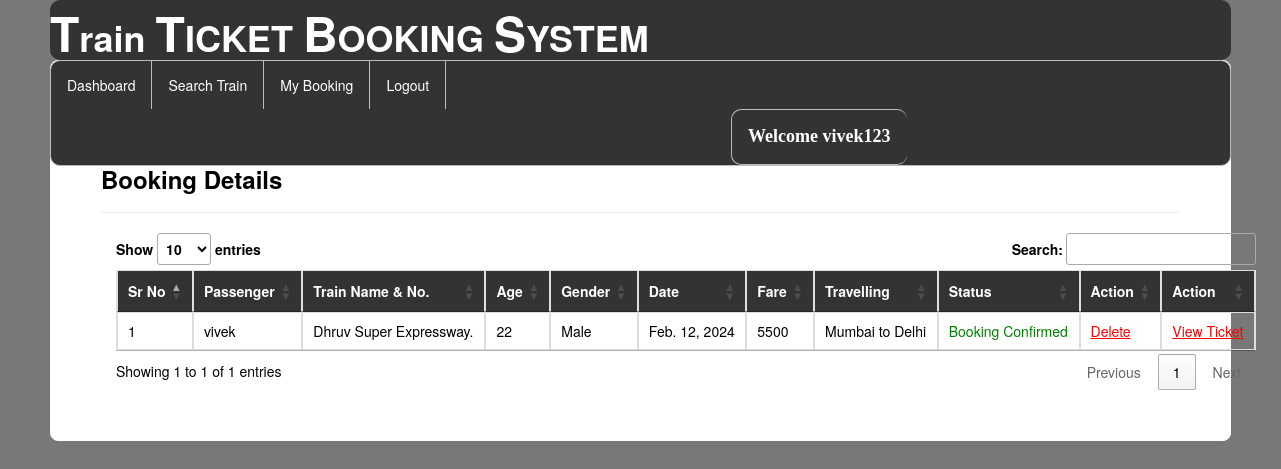
/my_booking/ (signed in), run on the app's committed database.
### railway/models.py (models this page shows, shortened)
class Passenger(models.Model):
    user = models.ForeignKey(Register,on_delete=models.CASCADE,null=True)
    train = models.ForeignKey(Add_Train,on_delete=models.CASCADE,null=True)
    name = models.CharField(max_length=100,null=True)
    age = models.IntegerField(null=True)
    gender = models.CharField(max_length=30,null=True)
    route=models.CharField(max_length=100,null=True)
    status = models.CharField(max_length=30,null=True)
    date1 = models.DateField(null=True)
    fare = models.IntegerField(null=True)

class Add_Train(models.Model):
    trainname = models.CharField(max_length=30,null=True)
    train_no = models.IntegerField(null=True)
    from_city = models.CharField(max_length=30,null=True)
    to_city = models.CharField(max_length=30,null=True)
    departuretime=models.CharField(max_length=30,null=True)
    arrivaltime=models.CharField(max_length=30,null=True)
    trevaltime=models.CharField(max_length=100,null=True)
    distance=models.IntegerField(null=True)
    img=models.FileField(null=True)

### railway/views.py (the view)
# urls.py: path('my_booking/',my_booking,name="my_booking"),
def my_booking(request):
    if not request.user.is_authenticated:
        return redirect('login')
    user2 = User.objects.filter(username=request.user.username).get()
    user1 = Register.objects.filter(user=user2).get()
    pro = Passenger.objects.filter(user=user1)
    book = Book_ticket.objects.filter(user=user1)
    d = {'user':user1,'pro':pro,'book':book}
    return render(request,'my_booking.html',d)

### railway/templates/my_booking.html (shortened to what this page needs)
{% extends 'navigation2.html' %}
{% load static %}
{% block b %}
<div style="color:Black;border:1px solid white;border-radius:8px;background-color:white;padding:50px">
        <h3><strong>Booking Details</strong></h3><hr>
<div class="container">
<table class="table table-bordered" id="myTable">
  <thead style="color:white;background-color:#333">
  <tr>
    <th>Sr No</th>
    <th>Passenger</th>
      <th>Train Name & No.</th>
      <th>Age</th>
    <th>Gender</th>
    <th>Date</th>
       <th>Fare</th>
       <th>Travelling</th>
       <th>Status</th>
    <th>Action</th>
     <th>Action</th>
  </tr>
  </thead>
   <tbody>
    {% for i in pro %}
  <tr>
    <td>{{forloop.counter}}</td>
    <td>{{i.name}}</td>
    <td>{{i.train.trainname}}. {{i.train.tran_no}}</td>
      <td>{{i.age}}</td>
      <td>{{i.gender}}</td>
      <td>{{i.date1}}</td>
      <td>{{i.fare}}</td>
      <td>{{i.route}}</td>
      {% if i.status == 'set' %}
      <td style="color:green">Booking Confirmed</td>
      {% else %}
      <td style="color:red">No Transaction</td>
      {% endif %}
    <td><a href="{% url 'delte_my_booking' i.id %}" style="color:red"><u>Delete</u></a>
    <td><a href="{% url 'view_ticket' i.id %}" style="color:red"><u>View&nbsp;Ticket</u></a>
    </td>
  </tr>
    {% endfor %}
    </tbody>
</table>
 </div>
</div>
{% endblock %}

### railway/templates/navigation2.html (shortened to what this page needs)
{% extends 'head.html' %}
{% load static %}
{% block body %}
<link rel = stylesheet href = "//cdn.datatables.net/1.10.19/css/jquery.dataTables.min.css">
<ul class="id2">
  <li class="id1"><a href="{% url 'dashboard' %}">Dashboard</a></li>
  <li class="id1"><a href="{% url 'search_train' %}">Search Train</a></li>
  <li class="id1"><a href="{% url 'my_booking' %}">My Booking</a></li>
  <li class="id1"><a href="{% url 'log_out' %}">Logout</a></li>
    <li class="id2" style="margin-left:680px"><a href="" style="color:white"><strong style="font-size:18px;font-family:cursive">Welcome {{request.user.username}}</strong></a></li>
</ul>
{% block b %}
{% endblock %}
{% endblock %}

### railway/templates/navigation2.html (style rules this page uses)
.id2 { list-style-type: none; margin: 0; padding: 0; overflow: hidden; background-color: #333; border-radius:10px; border:1px solid #bbb; }
.id1 { float: left; border-right:1px solid #bbb; }
.id2 { float: left; border-left:1px solid #bbb; }
li:last-child { border-right: none; }
li a { display: block; color: white; text-align: center; padding: 14px 16px; text-decoration: none; }

### data on the page
Passenger: name "vivek", train.trainname "Dhruv Super Expressway", age "22", gender "Male", date1 "Feb. 12, 2024", fare "5500", route "Mumbai to Delhi", status "Booking Confirmed"

### other printed values
{{ request.user.username }} "vivek123"
